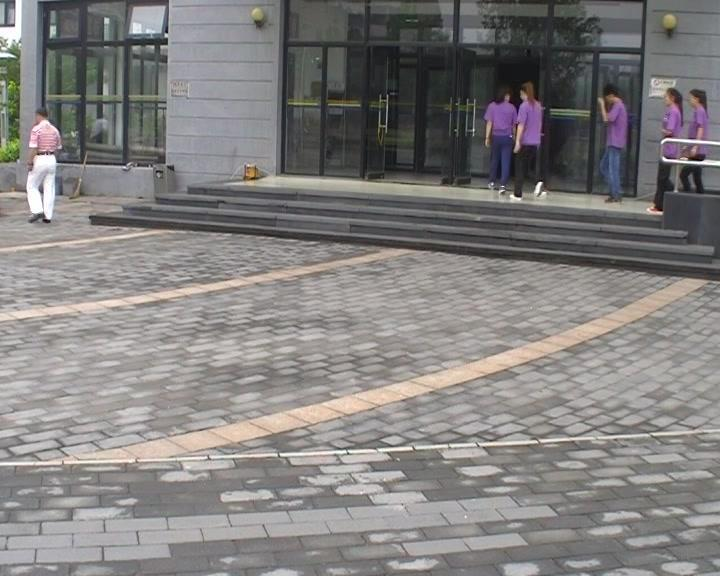
#> input picture data/frames/c6s1_002576.jpg, 720 x 576 px, given in place of c6s1_000451.jpg, which was not available
$ python main.py data/frames
#> lines starting #> are read from the running program, lines starting #| are printed output that depends on the picture; pictures that were not available may be replaced by others from this repository, and a replacement may not be noted
import sys
import numpy as np
import cv2
from scipy.optimize import linear_sum_assignment

# read data from to file to list where the structure is [imgName, numberOfBoxes, [boundingBoxesData]]
# -> the last element of the list are the lists of Bboxes features (x,y,w,h) ex. ['c6s1_087551.jpg', 2, [[197, 55, 32, 130], [55, 111, 38, 135]]]
def getFramesDataToList(boundingBoxesInfoFileName):
    #initialize list of data from all frames
#> called with boundingBoxesInfoFileName = 'data/frames/bboxes.txt'
    allFramesData = []
    #open the file with informations about bBoxes in read mode
    with open(boundingBoxesInfoFileName, 'r') as fh:
#> (reads data/bboxes.txt from the repository)
        while True:
            #init single frame data
            frameData = []
            #read frame file name
            frameName = fh.readline().strip('\n')
            #break if frameName not found / eof
            if not frameName:
                break

            frameData.append(frameName)

            #get number of bounding boxes on previous image
            numberOfBoxes = int(fh.readline().strip('\n'))
            frameData.append(numberOfBoxes)

            #get data about bBoxes localisation on previous image
            boxesData = []
            for boxData in range(numberOfBoxes):
                boxLine = fh.readline().strip('\n')
                boxDataStringList = boxLine.split(" ")
                #convert data to int - so it could be compatible with opencv img data
                boxDataIntList = [ int(float(x)) for x in boxDataStringList ]
                boxesData.append(boxDataIntList)

            frameData.append(boxesData)

            allFramesData.append(frameData)

        # sort data by image name
        allFramesData = sorted(allFramesData, key=lambda x: x[0])

        return allFramesData


def getBoundingBoxImagesHSV(image, bBoxesCoordinates):
    bBoxImages = []
    for box in bBoxesCoordinates:
        x,y,w,h = box
        bBoxImg = image[y: y+h, x:x+w]
        bBoxImg = cv2.cvtColor(bBoxImg, cv2.COLOR_BGR2HSV)
        bBoxImages.append(bBoxImg)

    return bBoxImages


def cropImageByFraction(image, fractionX, fractionY):
    imgHeight, imgWidth, _ = image.shape
    cutPixelsHorizontal = int(fractionX * imgWidth/2)
    cutPixelsVertical = int(fractionY * imgHeight/2)
    image = image[0+cutPixelsVertical:imgHeight-cutPixelsVertical, 0+cutPixelsHorizontal: imgWidth-cutPixelsHorizontal]

    return image


#define histogram constant parameters
H_BINS = 40
S_BINS = 55
HISTOGRAM_SIZE = [H_BINS, S_BINS]
H_RANGES = [0, 180]
S_RANGES = [0, 256]
RANGES = H_RANGES + S_RANGES
CHANNELS = [0, 1]

#define new object probability as constant
NEW_OBJECT_PROBABILITY = 0.4

def createBipartiteGraphMatrix(numberOfBboxPreviousFrame, numberOfBboxCurrentFrame, previousBboxImages, currentBboxImages):

    # init the matrix so its columns are objects previous frame, and rows are object from current frame
    # we need to extend the matrix columns by number of objects on current frame
    # - becous every object on current frame may appear for the first time
    matrix = np.ones((numberOfBboxCurrentFrame, numberOfBboxPreviousFrame + numberOfBboxCurrentFrame))

    #init matrix so every element will have probability of the new object
    matrix = matrix * NEW_OBJECT_PROBABILITY

    # object similarity is calculated based on image hue and saturation histogram correlation
    for indexPrevious, bBoxImgPrevious in enumerate(previousBboxImages):

        histprevious = cv2.calcHist([bBoxImgPrevious], CHANNELS, None, HISTOGRAM_SIZE, RANGES, accumulate=False)
        cv2.normalize(histprevious, histprevious, alpha=0, beta=1, norm_type=cv2.NORM_MINMAX)

        for indexCurrent, bBoxImgCurrent in enumerate(currentBboxImages):
            histcurrent = cv2.calcHist([bBoxImgCurrent], CHANNELS, None, HISTOGRAM_SIZE, RANGES, accumulate=False)
            cv2.normalize(histcurrent, histcurrent, alpha=0, beta=1, norm_type=cv2.NORM_MINMAX)

            score = cv2.compareHist(histprevious, histcurrent, 0)

            # fill the matrix with similarity score of corresponding objects
            matrix[indexCurrent, indexPrevious] = score

    return matrix

if __name__ == '__main__':

    #get data
    dataDirectory = sys.argv[1]
    boundingBoxesfileName = dataDirectory + '/bboxes.txt'

    framesData = getFramesDataToList(boundingBoxesfileName)
    firstFrame = framesData[0]
    firstFrameBboxNum = firstFrame[1]

    #for first image every Bbox will be "new" -> so its index is -1
    outputStringFirstFrame = ""
    for bboxInd in range(firstFrameBboxNum):
        outputStringFirstFrame += "-1"

    outputStringFirstFrame = outputStringFirstFrame.rstrip()
    print(outputStringFirstFrame)

    #start processing for all the images -> main loop of the code
    for frameIndex in range(len(framesData) - 1):
        # load previous frame data
        previousFrame = framesData[frameIndex]
        previousImg = cv2.imread(dataDirectory + '/frames/' + previousFrame[0])
#> previousImg is the input picture: shape (576, 720, 3); mean B, G, R 127, 128, 130.3
        previousBboxNum = previousFrame[1]
        previousBboxes = previousFrame[2]

        # load current frame data
        currentFrame = framesData[frameIndex+1]
        currentImg = cv2.imread(dataDirectory + '/frames/' + currentFrame[0])
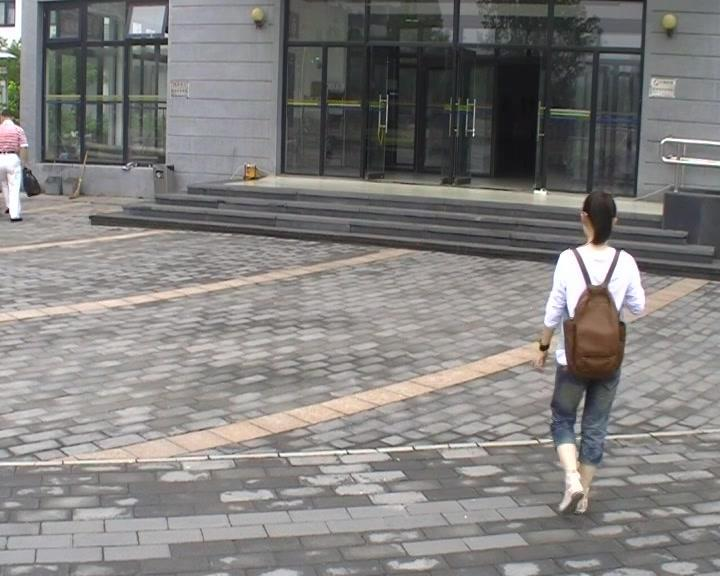
#> input picture data/frames/c6s1_002851.jpg, 720 x 576 px, given in place of c6s1_000476.jpg, which was not available
#> currentImg is the input picture: shape (576, 720, 3); mean B, G, R 126.5, 128.1, 130.2
        currentBboxNum = currentFrame[1]
        currentBboxes = currentFrame[2]

        #get images containing only bounding boxes from both frames
        #using the HSV space to compare hue and saturation channels later
        previousBboxImgs = getBoundingBoxImagesHSV(previousImg, previousBboxes)
#> the loop in getBoundingBoxImagesHSV, `for box in bBoxesCoordinates:` made 1 pass
#> pass 1, in getBoundingBoxImagesHSV, `bBoxImg = image[y: y+h, x:x+w]`:
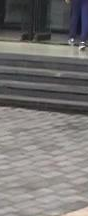
#> bBoxImg: shape (216, 88, 3); mean B, G, R 115.6, 116.9, 119.3
#> after the loop in getBoundingBoxImagesHSV, `for box in bBoxesCoordinates:`: bBoxImages = 1 item
#> previousBboxImgs = 1 item
        currentBboxImgs = getBoundingBoxImagesHSV(currentImg, currentBboxes)
#> the loop in getBoundingBoxImagesHSV (call 2), `for box in bBoxesCoordinates:` made 3 passes
#> pass 1, in getBoundingBoxImagesHSV (call 2), `bBoxImg = image[y: y+h, x:x+w]`:
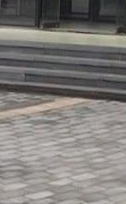
#> bBoxImg: shape (204, 126, 3); mean B, G, R 121.3, 124.3, 127.3
#> pass 2, in getBoundingBoxImagesHSV (call 2), `bBoxImg = image[y: y+h, x:x+w]`:
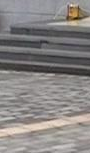
#> bBoxImg: shape (153, 90, 3); mean B, G, R 131.3, 132.8, 136.6
#> after the loop in getBoundingBoxImagesHSV (call 2), `for box in bBoxesCoordinates:`: bBoxImages = 3 items
#> currentBboxImgs = 3 items

        #crop the BboxImages so that it does not take to the background into calculation
        croppedPreviousImgs = []
        for bBoxImg in previousBboxImgs:
            croppedPreviousImgs.append(cropImageByFraction(bBoxImg, 1/3.2, 1/3.5))
#> this loop made 1 pass
#> (imgHeight in cropImageByFraction, imgWidth in cropImageByFraction, cutPixelsHorizontal in cropImageByFraction, cutPixelsVertical in cropImageByFraction) on pass 1: (216, 88, 13, 30)
#> pass 1, in cropImageByFraction, `image = image[0+cutPixelsVertical:imgHeight-cutPixelsVertical, 0+cutPi..`:
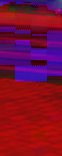
#> image: shape (156, 62, 3); mean of channels 0, 1, 2 51.2, 13.4, 124.7; drawn as B, G, R
#> after the loop, croppedPreviousImgs = 1 item

        previousBboxImgs = croppedPreviousImgs

        croppedCurrentImgs = []
        for bboxImg in currentBboxImgs:
            croppedCurrentImgs.append(cropImageByFraction(bboxImg, 1/3.2, 1/3.5))
#> this loop made 3 passes
#> (imgHeight in cropImageByFraction, imgWidth in cropImageByFraction, cutPixelsHorizontal in cropImageByFraction, cutPixelsVertical in cropImageByFraction) on passes 1 to 3: (204, 126, 19, 29), (153, 90, 14, 21), (195, 83, 12, 27)
#> pass 1, in cropImageByFraction (call 2), `image = image[0+cutPixelsVertical:imgHeight-cutPixelsVertical, 0+cutPi..`:
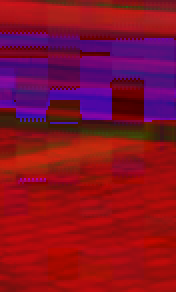
#> image: shape (146, 88, 3) (shown 2 times larger); mean of channels 0, 1, 2 40.6, 15.3, 135.3; drawn as B, G, R
#> after the loop, croppedCurrentImgs = 3 items

        currentBboxImgs = croppedCurrentImgs

        # declare probability matrix (that will be representing the bipartite graph)
        # where rows are current frame objects and columns are previous frame objects -> the elements are the probability that
        # object x from previous frame is the same object as object y on current frame
        bipartiteGraphMatchingMatrix = createBipartiteGraphMatrix(previousBboxNum, currentBboxNum, previousBboxImgs, currentBboxImgs)
#> the loop in createBipartiteGraphMatrix, `for indexPrevious, bBoxImgPrevious in enumerate(previousBboxImages): ` made 1 pass
#> indexPrevious on pass 1: 0
#> after the loop in createBipartiteGraphMatrix, `for indexPrevious, bBoxImgPrevious in enumerate(previousBboxImages):`:
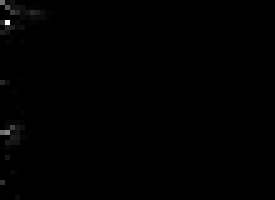
#> histcurrent: shape (40, 55) float32 (shown 5 times larger); min 0, max 1, mean 0.0033
#> after the loop in createBipartiteGraphMatrix, `for indexPrevious, bBoxImgPrevious in enumerate(previousBboxImages):`: histprevious: shape (40, 55) float32; min 0, max 1, mean 0.00134
#> after the loop in createBipartiteGraphMatrix, `for indexPrevious, bBoxImgPrevious in enumerate(previousBboxImages):`: matrix = [[0.971, 0.4, 0.4, 0.4], [0.317, 0.4, 0.4, 0.4], [0.299, 0.4, 0.4, 0.4]]
#> bipartiteGraphMatchingMatrix has the same summary as matrix in createBipartiteGraphMatrix

        # get optimal solution to find best boxes matches in bipartite graph using Hungarian Method
        rowIndexes, colIndexes = linear_sum_assignment(bipartiteGraphMatchingMatrix, maximize=True)
#> rowIndexes = [0, 1, 2]; colIndexes = [0, 1, 2]

        # get indexes of the bounding boxes
        bBoxIndexes = []
        for rowIndex, colIndex in zip(rowIndexes, colIndexes):
            #if index of responding previous boundingBox pointing to "new" objects - its pointing to the extended row ow
            # matrix - greater or equal number of number of bounding boxes on previous frame
            # -> treat as a new object so index is -1
            if (colIndex >= previousBboxNum):
                bBoxIndexes.append(-1)
            else:
                # if element of the matrix differs from probability of new object -> the index of current bBox will be the index
                # of corresponding object from previous frame
                bBoxIndexes.append(colIndex)
#> this loop made 3 passes
#> after the loop, bBoxIndexes = [0, -1, -1]

        #converting indexes of bBoxes to correct format
        outputString = ""
        for index in bBoxIndexes:
            outputString += str(index) + " "
#> this loop made 3 passes
#> (index, outputString) on passes 2 to 3: (-1, '0 -1 '), (-1, '0 -1 -1 ')

        #print using rstrip to eliminate spaces at the end of string
        outputString = outputString.rstrip()
#> outputString = '0 -1 -1'
        print(outputString)
#| 0 -1 -1
#> (the run stopped early here; a loop or call above may not have finished)
